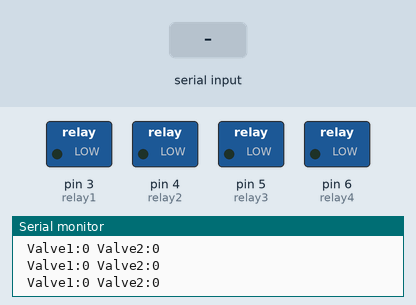
Recording of a sketch running on a simulated Arduino Uno, built with avr-gcc and run on an emulated ATmega328P. Shown: switched loads named in the sketch (green lamp = pin HIGH), the last lines printed to the serial monitor. The test bench sets the inputs (shaded band).

Above: at 1.2 s.
1.3 s: "b" received over Serial
At 2.1 s:
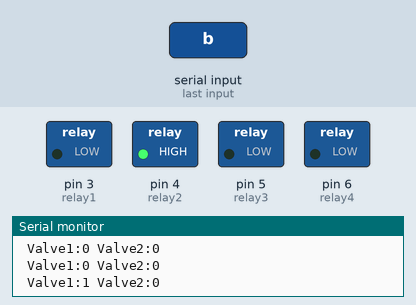
3.0 s: "d" received over Serial
At 3.3 s:
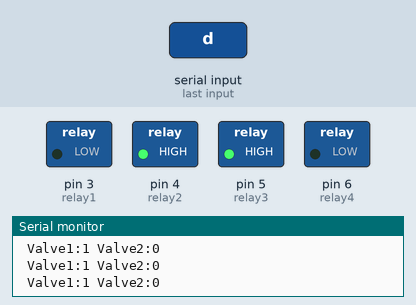
4.5 s: "a" received over Serial
At 5.7 s:
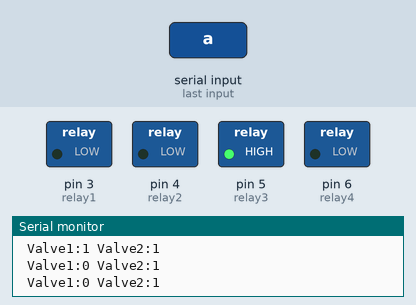
6.0 s: "c" received over Serial
At 6.8 s:
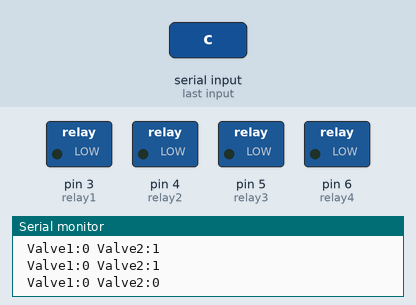
7.5 s: "f" received over Serial
At 8.0 s:
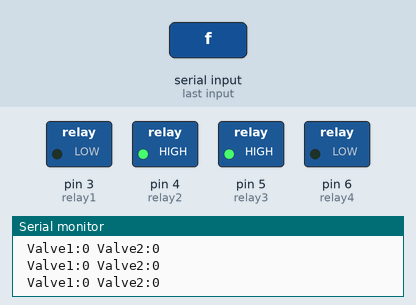
Timing chart, 0 to 10.0 s (numbered marks = the images above; inputs shaded):
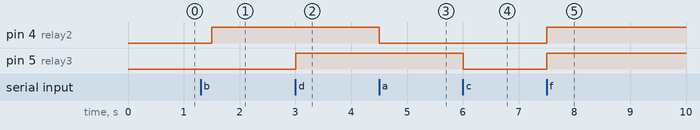

The sketch:

CAE_main.ino
```cpp
char relay_cmd;

int relay1 = 3;
int relay2 = 4;
int relay3 = 5;
int relay4 = 6;

void setup() {
  Serial.begin(9600); // 시리얼 시작
  pinMode(relay1, OUTPUT); //릴레이모드 모두 출력으로 설정
  pinMode(relay2, OUTPUT);
  pinMode(relay3, OUTPUT);
  pinMode(relay4, OUTPUT);
}

void loop() {

  int relay2_bool = digitalRead(relay2);
  int relay3_bool = digitalRead(relay3);
  int relay4_bool = digitalRead(relay3);

  if(Serial.available())
  {

    relay_cmd = Serial.read();


    if(relay_cmd == 'a') //밸브 #1 ON (OPENED) , 열려있으면(led가 켜져있으면) 0 반환
    {
      digitalWrite(relay2,LOW);
      //Serial.println(relay2_bool);
    }
    else if(relay_cmd == 'b') //밸브 #1 OFF (CLOSED) , 닫혀있으면(led가 꺼져있으면) 1 반환
    {
      digitalWrite(relay2,HIGH);
      //Serial.println(relay2_bool);
    }
    else if(relay_cmd == 'c') //밸브 #2 ON (OPENED) , 열려있으면(led가 켜져있으면) 0 반환
    {
      digitalWrite(relay3,LOW);
      //Serial.println(relay3_bool);
    }
    else if(relay_cmd == 'd') //밸브 #2 OFF (CLOSED) , 닫혀있으면(led가 꺼져있으면) 1 반환
    {
      digitalWrite(relay3,HIGH);
      //Serial.println(relay3_bool);
    }
    else if(relay_cmd == 'e') //INTERVAL OPEN : 밸브 #1, #2 모두 OPEN, 펌프 정상 작동
    {
      digitalWrite(relay2,LOW);
      digitalWrite(relay3,LOW);
      //Serial.println("0");
    }
    else if(relay_cmd == 'f') //INTERVAL CLOSED : 밸브 #1, #2 모두 CLOSE, 펌프 정지
    {
      digitalWrite(relay2, HIGH);
      digitalWrite(relay3, HIGH);
      //Serial.println("1");
    }
  }

  // 각 밸브와, 구간 개폐여부 1초마다 쏴주기
  Serial.print(" Valve1:");
  Serial.print(relay2_bool);
  Serial.print(" Valve2:");
  Serial.print(relay3_bool);
  Serial.println("");
  delay(500);

}
```

Measured:
- after the input at 1.3 s, pin 4 (relay2): LOW → HIGH after 0.20 s
- after the input at 3.0 s, pin 5 (relay3): LOW → HIGH at once
- after the input at 4.5 s, pin 4 (relay2): HIGH → LOW at once
- after the input at 6.0 s, pin 5 (relay3): HIGH → LOW at once
- after the input at 7.5 s, pin 4 (relay2), pin 5 (relay3): LOW → HIGH at once
